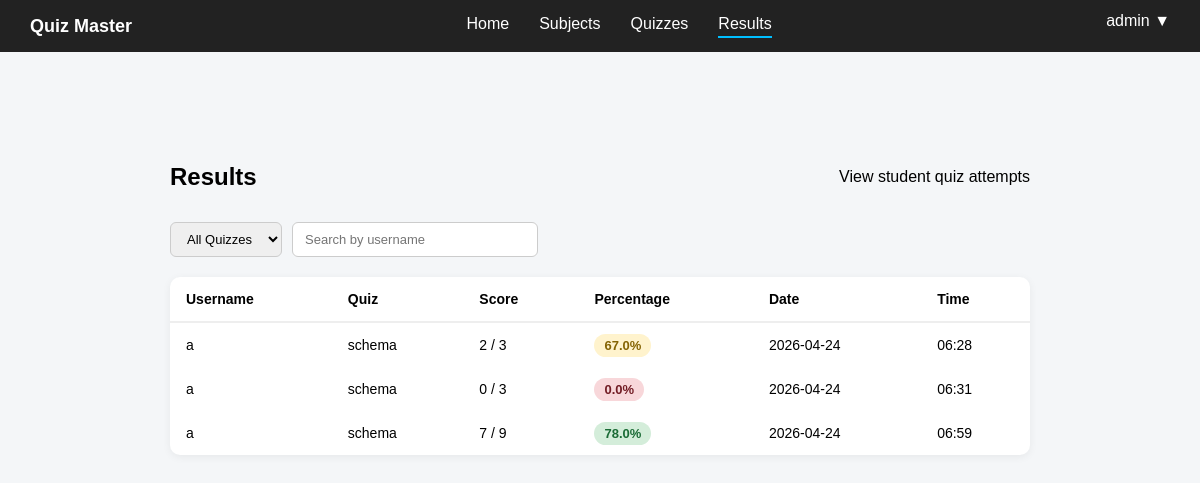
/admin/results (signed in), run on the app's committed database.
### controller/models.py (models this page shows)
class Attempt(db.Model):
    __tablename__ = "attempts"
    id = db.Column(db.Integer, primary_key=True)
    user_id = db.Column(db.Integer, db.ForeignKey("users.id"), nullable=False)
    quiz_id = db.Column(db.Integer, db.ForeignKey("quizzes.id"), nullable=False)
    score = db.Column(db.Integer)
    total_questions = db.Column(db.Integer)
    total_marks = db.Column(db.Integer)
    timestamp = db.Column(db.DateTime, default=datetime.utcnow)
    answers = db.relationship("AttemptAnswer", backref="attempt", lazy=True)

class User(db.Model, UserMixin):
    __tablename__ = "users"
    id = db.Column(db.Integer, primary_key=True)
    username = db.Column(db.String(100), unique=True, nullable=False)
    password = db.Column(db.String(200), nullable=False)
    role = db.Column(db.String(20), nullable=False, default="student")
    attempts = db.relationship("Attempt", backref="user", lazy=True)
    activities = db.relationship("Activity", backref="user", lazy=True)

class Quiz(db.Model):
    __tablename__ = "quizzes"
    id = db.Column(db.Integer, primary_key=True)
    title = db.Column(db.String(200), nullable=False)
    created_at = db.Column(db.DateTime, default=datetime.utcnow)
    subject_id = db.Column(db.Integer, db.ForeignKey("subjects.id"), nullable=False)
    questions = db.relationship("Question", backref="quiz", lazy=True)
    attempts = db.relationship("Attempt", backref="quiz", lazy=True)

### app.py (the view)
@app.route("/admin/results")
def admin_results():
    if not admin_access():
        return redirect(url_for("home"))
    quiz_id = request.args.get("quiz_id")
    if quiz_id:
        attempts = Attempt.query.filter_by(quiz_id=quiz_id).all()
    else:
        attempts = Attempt.query.all()
    return render_template("admin_results.html", attempts=attempts)

### app.py (called while the page is built)
def admin_access():
    if "user_id" not in session:
        flash("Please login first")
        return False
    if session.get("role") != "admin":
        flash("You are not authorized to access this page")
        return False
    return True

### templates/admin_results.html (shortened to what this page needs)
{% extends "base.html" %}
{% block content %}
<div class="container">
    <div class="header">
        <h1>Results</h1>
        <p>View student quiz attempts</p>
    </div>
    <div class="filters">
        <select onchange="location = this.value;">
            <option value="{{ url_for('admin_results') }}">All Quizzes</option>
        </select>
        <input type="text" placeholder="Search by username">
    </div>
    <table>
        <thead>
            <tr>
                <th>Username</th>
                <th>Quiz</th>
                <th>Score</th>
                <th>Percentage</th>
                <th>Date</th>
                <th>Time</th>
            </tr>
        </thead>
        <tbody>
            {% for a in attempts %}
            {% set percent = (a.score / a.total_marks * 100) if a.total_marks else 0 %}
            <tr>
                <td>{{ a.user.username }}</td>
                <td>{{ a.quiz.title }}</td>
                <td>{{ a.score }} / {{ a.total_marks }}</td>
                <td>
                    {% if percent >= 75 %}
                    <span class="percentage high">{{ percent|round }}%</span>
                    {% elif percent >= 40 %}
                    <span class="percentage mid">{{ percent|round }}%</span>
                    {% else %}
                    <span class="percentage low">{{ percent|round }}%</span>
                    {% endif %}
                </td>
                <td>{{ a.timestamp.strftime("%Y-%m-%d") }}</td>
                <td>{{ a.timestamp.strftime("%H:%M") }}</td>
            </tr>
            {% endfor %}
        </tbody>
    </table>
</div>
{% endblock %}

### static/css/base.css (style rules this page uses)
body { font-family: Arial, sans-serif; background: #f4f6f8; margin: 0; }
.container { max-width: 1000px; margin: 30px auto; padding: 20px; border-radius: 12px; }
.header { display: flex; justify-content: space-between; align-items: center; margin-bottom: 20px; }
.header h1 { margin: 0; font-size: 24px; }
body { padding-bottom: 80px; }
.container { max-width: 900px; margin: 30px auto; }
.filters { display: flex; gap: 10px; margin-bottom: 20px; }
.filters select, .filters input { padding: 8px 12px; border: 1px solid #ccc; border-radius: 6px; font-size: 13px; outline: none; }
.filters input { width: 220px; }
table { width: 100%; border-collapse: collapse; background: white; border-radius: 10px; overflow: hidden; box-shadow: 0 2px 8px rgba(0, 0, 0, 0.06); }
th, td { padding: 14px 16px; text-align: left; font-size: 14px; }
thead tr { border-bottom: 2px solid #eee; }
.percentage { padding: 4px 10px; border-radius: 20px; font-weight: bold; font-size: 13px; }
.high { background: #d4edda; color: #1a6b35; }
.mid { background: #fff3cd; color: #856404; }
.low { background: #f8d7da; color: #721c24; }

### data on the page
Attempt: user.username "a", quiz "schema", score "2", total_marks "3", percent "67.0", timestamp "2026-04-24", timestamp "06:28"
Attempt: user.username "a", quiz "schema", score "0", total_marks "3", percent "0.0", timestamp "2026-04-24", timestamp "06:31"
Attempt: user.username "a", quiz "schema", score "7", total_marks "9", percent "78.0", timestamp "2026-04-24", timestamp "06:59"

### other printed values
{{ session.get('username', 'User') }} "admin"
